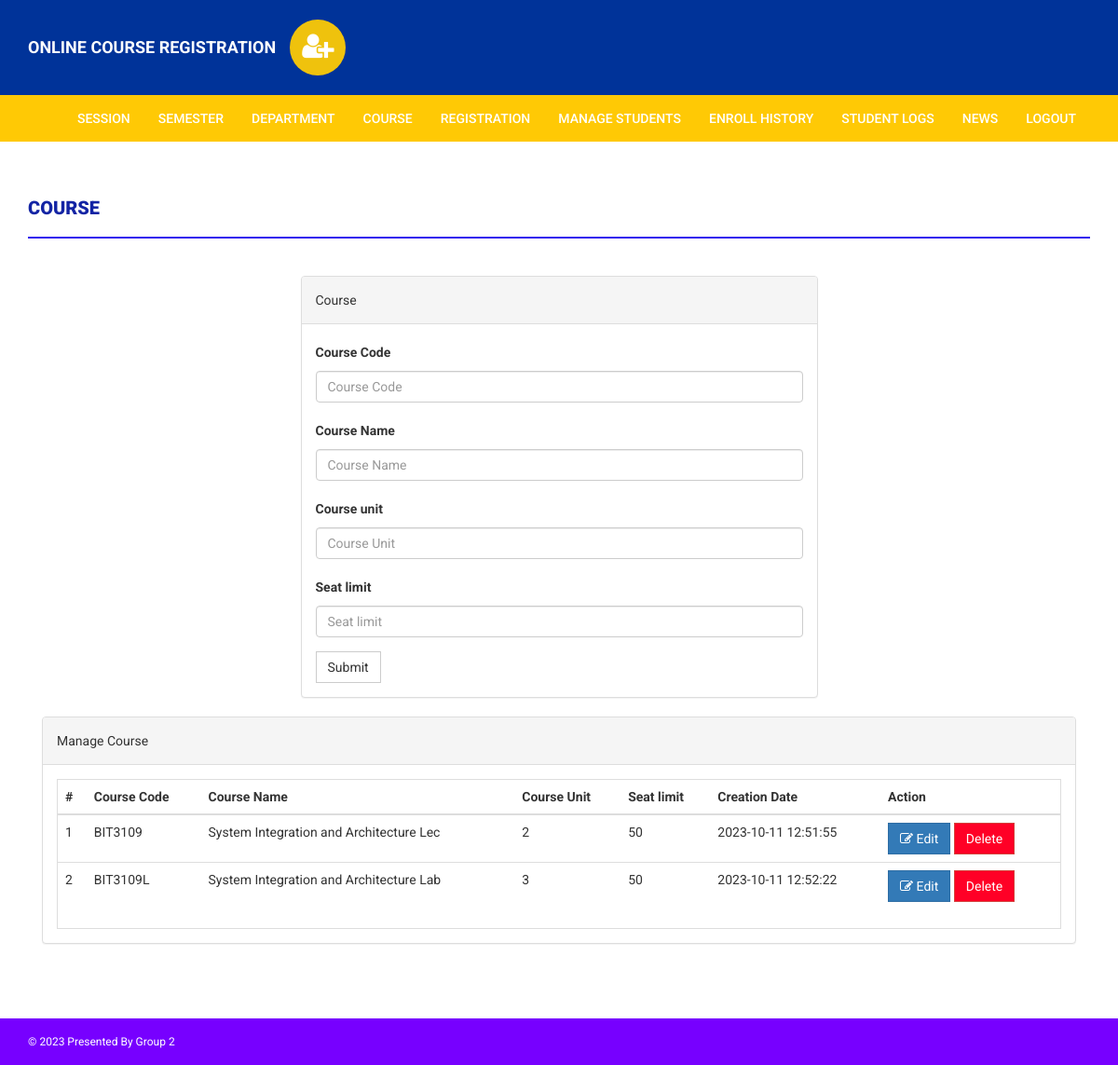
/onlinecourse/admin/course.php (signed in), run on the app's committed database.
### tables this page shows
CREATE TABLE `course` (
  `id` int(11) NOT NULL,
  `courseCode` varchar(255) DEFAULT NULL,
  `courseName` varchar(255) DEFAULT NULL,
  `courseUnit` varchar(255) DEFAULT NULL,
  `noofSeats` int(11) DEFAULT NULL,
  `creationDate` timestamp NULL DEFAULT current_timestamp(),
  `updationDate` varchar(255) DEFAULT NULL
);

### onlinecourse/admin/course.php (the view, shortened to what this page needs)
<?php
if(strlen($_SESSION['alogin'])==0)
    {
header('location:index.php');
}
else{
?>
<!DOCTYPE html>
<html xmlns="http://www.w3.org/1999/xhtml">
<head>
    <link href="../assets/css/bootstrap.css" rel="stylesheet" />
    <link href="../assets/css/font-awesome.css" rel="stylesheet" />
    <link href="../assets/css/style.css" rel="stylesheet" />
</head>
<body>
<?php include('includes/header.php');?>
<?php if($_SESSION['alogin']!="")
{
include('includes/menubar.php');
}
?>
    <div class="content-wrapper">
        <div class="container">
            <div class="row">
                    <div class="col-md-12">
                        <h1 class="page-head-line">Course  </h1>
                    </div>
                </div>
                <div class="row" >
                <div class="col-md-3"></div>
                    <div class="col-md-6">
                        <div class="panel panel-default">
                        <div class="panel-heading">
                        Course
                        </div>
                        <div class="panel-body">
                    <form name="dept" method="post">
<div class="form-group">
    <label for="coursecode">Course Code  </label>
    <input type="text" class="form-control" id="coursecode" name="coursecode" placeholder="Course Code" required />
</div>
<div class="form-group">
    <label for="coursename">Course Name  </label>
    <input type="text" class="form-control" id="coursename" name="coursename" placeholder="Course Name" required />
</div>
<div class="form-group">
    <label for="courseunit">Course unit  </label>
    <input type="text" class="form-control" id="courseunit" name="courseunit" placeholder="Course Unit" required />
</div>
<div class="form-group">
    <label for="seatlimit">Seat limit  </label>
    <input type="text" class="form-control" id="seatlimit" name="seatlimit" placeholder="Seat limit" required />
</div>
<button type="submit" name="submit" class="btn btn-default">Submit</button>
</form>
                            </div>
                            </div>
                    </div>
                </div>
                <div class="col-md-12">
                    <div class="panel panel-default">
                        <div class="panel-heading">
                            Manage Course
                        </div>
                        <div class="panel-body">
                            <div class="table-responsive table-bordered">
                                <table class="table">
                                    <thead>
                                        <tr>
                                            <th>#</th>
                                            <th>Course Code</th>
                                            <th>Course Name </th>
                                            <th>Course Unit</th>
                                            <th>Seat limit</th>
                                            <th>Creation Date</th>
                                            <th>Action</th>
                                        </tr>
                                    </thead>
                                    <tbody>
<?php
$sql=mysqli_query($con,"select * from course");
$cnt=1;
while($row=mysqli_fetch_array($sql))
{
?>
                                        <tr>
                                            <td><?php echo $cnt;?></td>
                                            <td><?php echo htmlentities($row['courseCode']);?></td>
                                            <td><?php echo htmlentities($row['courseName']);?></td>
                                            <td><?php echo htmlentities($row['courseUnit']);?></td>
                                            <td><?php echo htmlentities($row['noofSeats']);?></td>
                                            <td><?php echo htmlentities($row['creationDate']);?></td>
                                            <td>
                                            <a href="edit-course.php?id=<?php echo $row['id']?>">
<button class="btn btn-primary"><i class="fa fa-edit "></i> Edit</button> </a>
<a href="course.php?id=<?php echo $row['id']?>&del=delete" onClick="return confirm('Are you sure you want to delete?')">
                                            <button class="btn btn-danger">Delete</button>
</a>
                                            </td>
                                        </tr>
<?php
$cnt++;
} ?>
                                    </tbody>
                                </table>
                            </div>
                        </div>
                    </div>
                </div>
            </div>
        </div>
<?php include('includes/footer.php');?>
</body>
</html>
<?php } ?>

### onlinecourse/assets/css/style.css (style rules this page uses)
body { font-family: "Roboto", sans-serif; line-height: 30px; }
.content-wrapper { margin-top: 40px; min-height: 600px; padding-bottom: 60px; }
.page-head-line { font-weight: 900; padding-bottom: 20px; border-bottom: 2px solid #3216ee; text-transform: uppercase; color: #1324a4; font-size: 20px; margin-bottom: 40px; }
.btn { border-radius: 0px; -webkit-border-radius: 0px; -moz-border-radius: 0px; }
.btn-danger { background-color: #ff0026 !important; border-style: solid; }

### data on the page
course: courseCode "BIT3109", courseName "System Integration and Architecture Lec", courseUnit "2", noofSeats "50", creationDate "2023-10-11 12:51:55"
course: courseCode "BIT3109L", courseName "System Integration and Architecture Lab", courseUnit "3", noofSeats "50", creationDate "2023-10-11 12:52:22"
